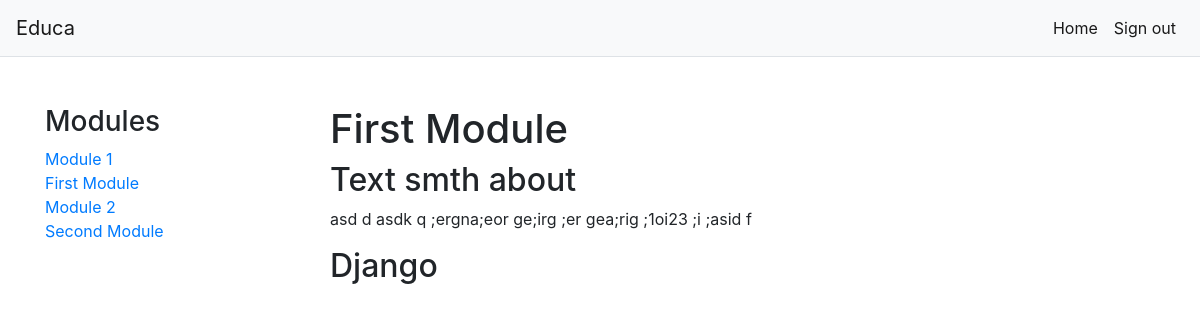
/students/course/1/ (signed in), run on the app's committed database.
### courses/models.py (models this page shows, shortened)
class Module(models.Model):
    course = models.ForeignKey(Course,
                               related_name='modules',
                               on_delete=models.CASCADE)
    title = models.CharField(max_length=200)
    description = models.TextField(blank=True)
    order = OrderField(blank=True, for_fields=['course'])
    def __str__(self):
        return '{}. {}'.format(self.order, self.title)
    class Meta:
        ordering = ['order']

class Content(models.Model):
    module = models.ForeignKey(Module,
                               related_name='contents',
                               on_delete=models.CASCADE)
    content_type = models.ForeignKey(ContentType, limit_choices_to={'model__in': ('text',
                                                                                  'video',
                                                                                  'image',
                                                                                  'file')}, on_delete=models.CASCADE)
    object_id = models.PositiveIntegerField()
    item = GenericForeignKey('content_type', 'object_id')
    order = OrderField(blank=True, for_fields=['module'])
    class Meta:
        ordering = ['order']

class ItemBase(models.Model):
    owner = models.ForeignKey(User,
                              related_name='%(class)s_related',
                              on_delete=models.CASCADE)
    title = models.CharField(max_length=250)
    created = models.DateTimeField(auto_now_add=True)
    updated = models.DateTimeField(auto_now=True)
    def render(self):
        return render_to_string('courses/content/{}.html'.format(
            self._meta.model_name), {'item': self})
    class Meta:
        abstract = True

class Text(ItemBase):
    content = models.TextField()

class Video(ItemBase):
    url = models.URLField()

### students/views.py (the view)
class StudentCourseDetailView(DetailView):
    model = Course
    template_name = 'students/course/detail.html'
    def get_queryset(self):
        qs = super(StudentCourseDetailView, self).get_queryset()
        return qs.filter(students__in=[self.request.user])
    def get_context_data(self, **kwargs):
        context = super(StudentCourseDetailView,
                        self).get_context_data(**kwargs)
        course = self.get_object()
        if 'module_id' in self.kwargs:
            context['module'] = course.modules.get(
                id=self.kwargs['module_id'])
        else:
            context['module'] = course.modules.all()[0]
        return context

### students/templates/students/course/detail.html (shortened to what this page needs)
{% extends "base.html" %}
{% load cache %}
{% block content %}
    <div class="container my-5">
        <div class="row">
            <div class="contents col-lg-3">
                <h3>Modules</h3>
                <ul id="modules">
                    {% for m in object.modules.all %}
                        <li data-id="{{ m.id }}" {% if m == module %}class="selected"
                        {% endif %}>
                            <a href="{% url "student_course_detail_module" object.id m.id %}">
                                <span>Module <span class="order">{{ m.order|add:1 }}</span></span>
                                <br>
                                {{ m.title }}
                            </a>
                        </li>
                    {% empty %}
                        <li>No modules yet.</li>
                    {% endfor %}
                </ul>
            </div>
            <div class="module col-lg-9">
                <h1>
                    {{ module.title }}
                </h1>
                {% cache 600 module_contents module %}
                    {% for content in module.contents.all %}
                        {% with item=content.item %}
                            <h2>{{ item.title }}</h2>
                            {{ item.render }}
                        {% endwith %}
                    {% endfor %}
                {% endcache %}
            </div>
        </div>
    </div>
{% endblock %}

### courses/templates/courses/content/text.html
{{ item.content|linebreaks|safe }}

### courses/static/courses/style.css (style rules this page uses)
* { margin: 0; padding: 0; }
ul { list-style: none; }

### data on the page
Module: order|add "1", title "First Module"
Module: order|add "2", title "Second Module"
Content: item "Text smth about", item.content "asd d asdk q ;ergna;eor ge;irg ;er gea;rig ;1oi23 ;i ;asid f"
Content: item "Django"
